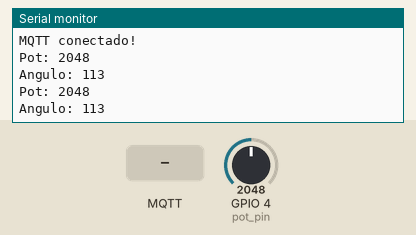
Simulated run of this sketch. Board: ESP32. Shown: the last lines printed to the serial monitor. The test bench sets the inputs (shaded band); at power-on: GPIO 4 (pot_pin) = 2048. WiFi joins after 1.5 s; servers stay silent unless stated; random numbers use the default seed unless the sketch sets one; no MQTT or app messages arrive unless stated.

Above: at 2.7 s.
2.8 s: MQTT message "on" arrives on the first subscribed topic
At 3.4 s:
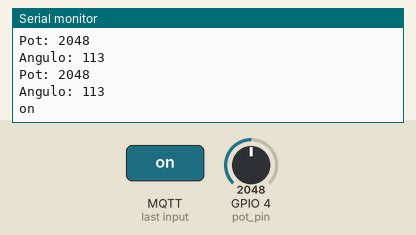
4.3 s: MQTT message "off" arrives on the first subscribed topic
At 4.48 s:
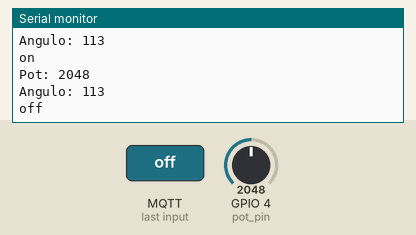
5.8 s: GPIO 4 (pot_pin) set to 2866
At 7.1 s:
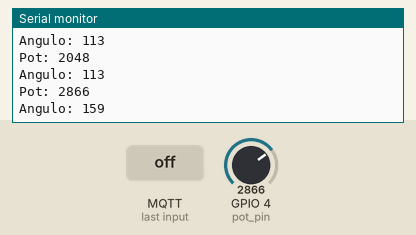
7.3 s: GPIO 4 (pot_pin) set to 3603
At 8.3 s:
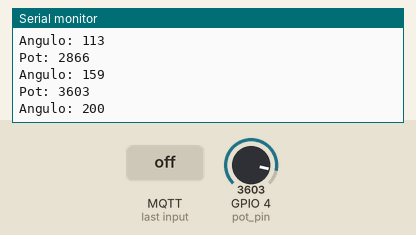
Timing chart, 0 to 9.8 s (numbered marks = the images above; inputs shaded):
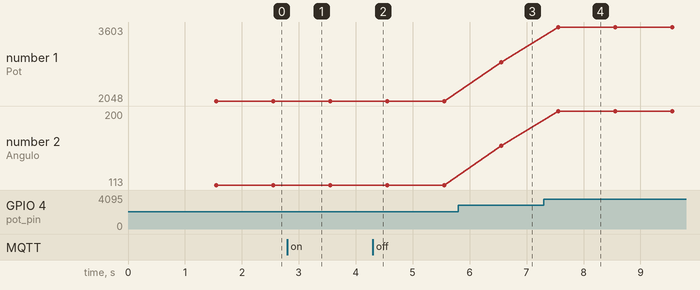

Measured:
- after the input at 2.8 s, the serial monitor: prints a new line at once (image 1)
- after the input at 4.3 s, the serial monitor: prints a new line at once (image 2)
- after the input at 5.8 s, the serial monitor: prints a new line after 0.76 s (image 3)
- after the input at 7.3 s, the serial monitor: prints a new line after 0.26 s (image 4)
- plotted number 1: 2048 → 2866 after the input at 5.8 s, 2866 → 3603 after the input at 7.3 s
- plotted number 2: 113 → 159 after the input at 5.8 s, 159 → 200 after the input at 7.3 s

The sketch:

exer02_Lucas_Calixto.ino
```cpp
#include <WiFi.h>
#include <PubSubClient.h>
#include <ArduinoJson.h>

// variaveis

const byte pot_pin = 4;

int pot = 0;

// const char* SSID = "Redmi 8 do lucas";
// const char* PSWD = "12345678";

const char* SSID = "iPhone";
const char* PSWD = "123456789";

const char* brokerUrl = "test.mosquitto.org";
const int port = 1883;

unsigned long ultimoTempoPot = 0;
const long intervaloPot = 1000;

WiFiClient espClient;
PubSubClient mqttClient(espClient);

JsonDocument doc;

void connectToWiFi();
void connectToBroker();
void callback(char* topic, byte* payload, unsigned long length);
int lerPot();

void setup() {
  Serial.begin(115200);
  pinMode(pot_pin, INPUT);

  connectToWiFi();
  connectToBroker();
}

void loop() {
  if (WiFi.status() != WL_CONNECTED) connectToWiFi();
  if (!mqttClient.connected()) connectToBroker();
  mqttClient.loop();

  unsigned long agora = millis();

  // --- Leitura do potenciômetro ---
  if (agora - ultimoTempoPot >= intervaloPot) {
    ultimoTempoPot = agora;
    pot = lerPot();
  }

  // --- Envio manual pelo Serial ---
  if (Serial.available() > 0) {
  String info = "";

  doc["angulo"] = pot;
  serializeJson(doc, info);

  String msg = Serial.readStringUntil('\n');

  // Msg enviada:
  //{ "angulo": <valor> }
  mqttClient.publish("duplaLWP/servo/comando", info.c_str());
  }
}

void connectToWiFi() {
  Serial.println("\nConectando Wi-Fi...");
  WiFi.begin(SSID, PSWD);
  while (WiFi.status() != WL_CONNECTED) {
    Serial.print(".");
    delay(250);
  }
  Serial.println("\nWi-Fi conectado!");
}

void connectToBroker() {
  mqttClient.setServer(brokerUrl, port);
  mqttClient.setCallback(callback);
  while (!mqttClient.connected()) {
    String clientId = "ESP-CALIXTO-" + String(random(0xffff), HEX);
    if (mqttClient.connect(clientId.c_str())) {
      mqttClient.subscribe("duplaLWP/servo/comando");
      Serial.println("MQTT conectado!");
    } else {
      Serial.print(".");
      delay(500);
    }
  }
}

void callback(char* topic, byte* payload, unsigned long length) {
  String resposta = "";
  for (int i = 0; i < length; i++) {
    resposta += (char)payload[i];
  }

  Serial.println(resposta);
}


int lerPot() {
  int valor = analogRead(pot_pin);
  Serial.printf("Pot: %d\n", valor);
  valor = map(valor, 0, 3240, 0, 180);
  Serial.printf("Angulo: %d\n", valor);
  return valor;
}
```
